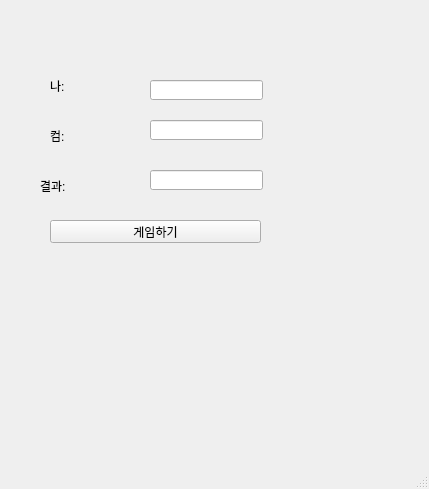
<?xml version="1.0" encoding="UTF-8"?>
<ui version="4.0">
 <class>MainWindow</class>
 <widget class="QMainWindow" name="MainWindow">
  <property name="geometry">
   <rect>
    <x>0</x>
    <y>0</y>
    <width>429</width>
    <height>489</height>
   </rect>
  </property>
  <property name="windowTitle">
   <string>MainWindow</string>
  </property>
  <widget class="QWidget" name="centralwidget">
   <widget class="QLabel" name="lbl_mine">
    <property name="geometry">
     <rect>
      <x>50</x>
      <y>80</y>
      <width>56</width>
      <height>12</height>
     </rect>
    </property>
    <property name="text">
     <string>나:</string>
    </property>
   </widget>
   <widget class="QLabel" name="lel_com">
    <property name="geometry">
     <rect>
      <x>50</x>
      <y>130</y>
      <width>56</width>
      <height>12</height>
     </rect>
    </property>
    <property name="text">
     <string>컴:</string>
    </property>
   </widget>
   <widget class="QLineEdit" name="le_mine">
    <property name="geometry">
     <rect>
      <x>150</x>
      <y>80</y>
      <width>113</width>
      <height>20</height>
     </rect>
    </property>
   </widget>
   <widget class="QLineEdit" name="le_com">
    <property name="geometry">
     <rect>
      <x>150</x>
      <y>120</y>
      <width>113</width>
      <height>20</height>
     </rect>
    </property>
   </widget>
   <widget class="QLineEdit" name="le_result">
    <property name="geometry">
     <rect>
      <x>150</x>
      <y>170</y>
      <width>113</width>
      <height>20</height>
     </rect>
    </property>
   </widget>
   <widget class="QPushButton" name="pb">
    <property name="geometry">
     <rect>
      <x>50</x>
      <y>220</y>
      <width>211</width>
      <height>23</height>
     </rect>
    </property>
    <property name="text">
     <string>게임하기</string>
    </property>
   </widget>
   <widget class="QLabel" name="lel_result">
    <property name="geometry">
     <rect>
      <x>40</x>
      <y>180</y>
      <width>56</width>
      <height>12</height>
     </rect>
    </property>
    <property name="text">
     <string>결과:</string>
    </property>
   </widget>
  </widget>
  <widget class="QMenuBar" name="menubar">
   <property name="geometry">
    <rect>
     <x>0</x>
     <y>0</y>
     <width>429</width>
     <height>21</height>
    </rect>
   </property>
  </widget>
  <widget class="QStatusBar" name="statusbar"/>
 </widget>
 <resources/>
 <connections/>
</ui>
